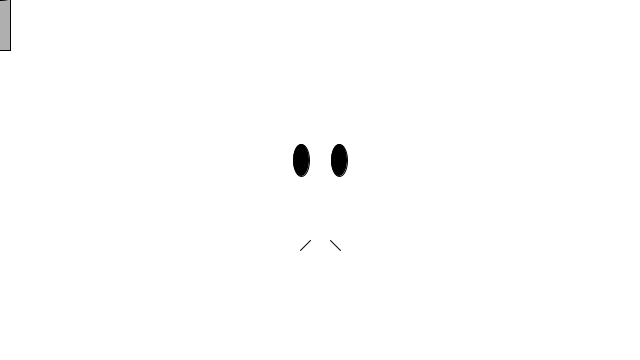
Frame 1 (no input)
Frame 60 (the mouse pressed at the canvas centre just before this capture): identical to frame 1, image omitted
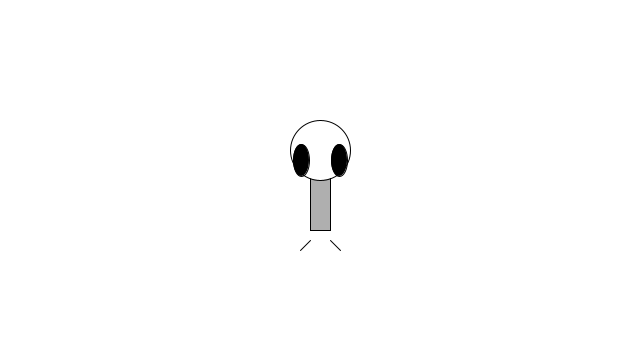
Frame 120 (the mouse held since frame 60 and released just before this capture)

The Processing sketch that drew these frames (run headless with seeded random() and noise(); from frame 60 on, the mouse is pressed at the canvas centre):

// Processing sketch: move_shape
// ── move_shape.pde
// Learning Processing
// Daniel Shiffman
// http://www.learningprocessing.com

// Example 3-3: Zoog as dynamic sketch with variation
void setup() {
  size(640,360);  // Set the size of the window
}

void draw() {
  background(255);  // Draw a white background 
  
  // Set ellipses and rects to CENTER mode
  ellipseMode(CENTER);
  rectMode(CENTER); 
  
  // Draw Zoog's body
  stroke(0);
  fill(175);
  // Zoog's body is drawn at the location (mouseX, mouseY).
  rect(mouseX,mouseY,20,100);

  // Draw Zoog's head
  stroke(0);
  fill(255);
  // Zoog�s head is drawn above the body at the location (mouseX, mouseY - 30).
  ellipse(mouseX,mouseY-30,60,60); 

  // Eyes
  fill(0); 
  ellipse(301, 160, 16, 32); 
  ellipse(339, 160, 16, 32);

  // Legs
  stroke(0);
  line(310, 240, 300, 250);
  line(330, 240, 340, 250);
}
